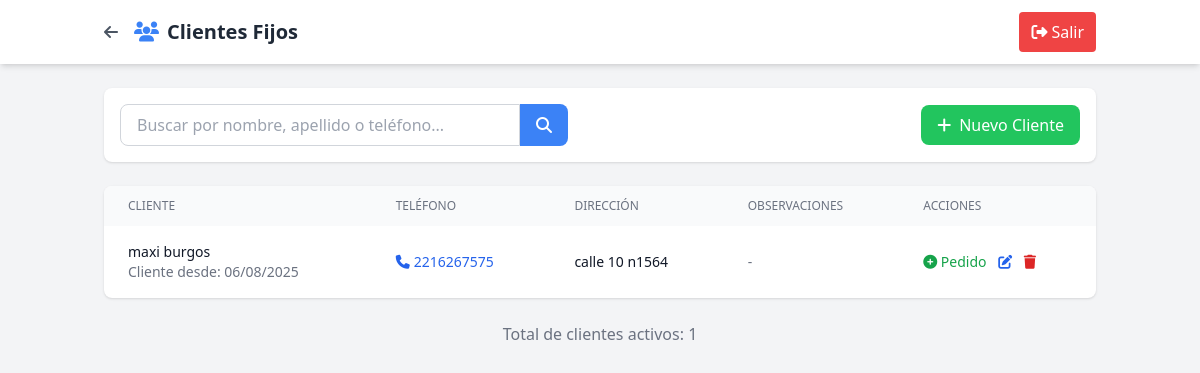
Page /admin/modules/clientes/lista_clientes.php (signed in) on the earlier database version.
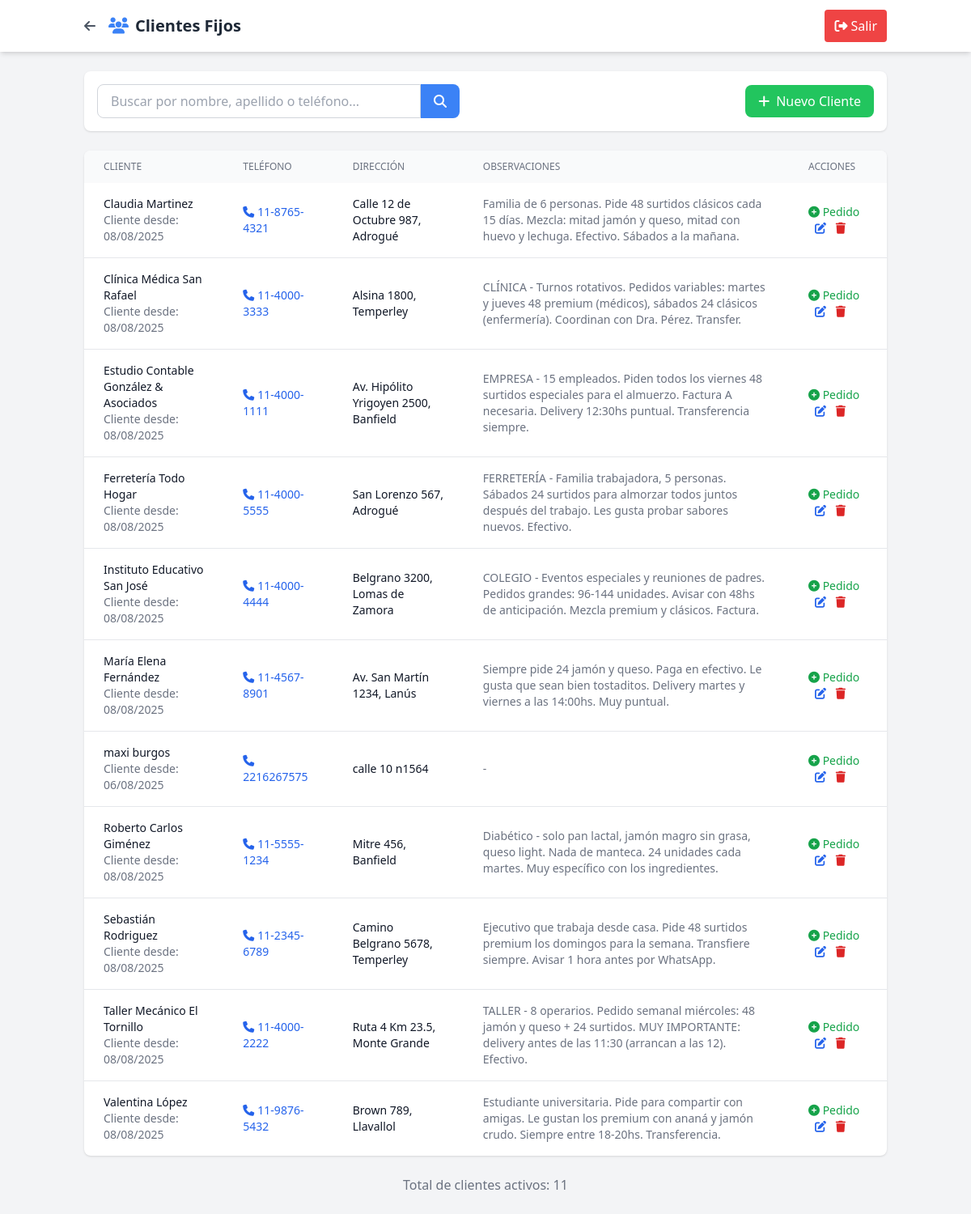
Same page on the later database version.
### tables this page shows
CREATE TABLE `clientes_fijos` (
  `id` int(11) NOT NULL,
  `nombre` varchar(100) NOT NULL,
  `apellido` varchar(100) NOT NULL,
  `telefono` varchar(20) NOT NULL,
  `direccion` text DEFAULT NULL,
  `producto_habitual` varchar(100) DEFAULT NULL,
  `observaciones` text DEFAULT NULL,
  `activo` tinyint(1) DEFAULT 1,
  `created_at` timestamp NULL DEFAULT current_timestamp()
);

### admin/modules/clientes/lista_clientes.php (the view, shortened to what the changed rows need)
<?php
$pdo = getConnection();
$sql = "SELECT * FROM clientes_fijos WHERE activo = 1";
$params = [];
$sql .= " ORDER BY nombre, apellido";
$stmt = $pdo->prepare($sql);
$stmt->execute($params);
$clientes = $stmt->fetchAll();
?>
<!DOCTYPE html>
<html lang="es">
<head>
    <script src="https://cdn.tailwindcss.com"></script>
    <link rel="stylesheet" href="https://cdnjs.cloudflare.com/ajax/libs/font-awesome/6.4.0/css/all.min.css">
</head>
<body class="bg-gray-100">
    <header class="bg-white shadow-md">
        <div class="container mx-auto px-4 py-3 flex justify-between items-center">
            <div class="flex items-center">
                <h1 class="text-xl font-bold text-gray-800">
                    <i class="fas fa-users text-blue-500 mr-2"></i>Clientes Fijos
                </h1>
            </div>
        </div>
    </header>
    <main class="container mx-auto px-4 py-6">
        <div class="bg-white rounded-lg shadow overflow-hidden">
            <?php if (empty($clientes)): ?>
                <div class="p-8 text-center text-gray-500">
                    <i class="fas fa-users text-6xl mb-4"></i>
                    <h3 class="text-xl mb-2">No hay clientes registrados</h3>
                    <p>Agregá tu primer cliente fijo para empezar</p>
                </div>
            <?php else: ?>
                <div class="overflow-x-auto">
                    <table class="min-w-full">
                        <thead class="bg-gray-50">
                            <tr>
                                <th class="px-6 py-3 text-left text-xs font-medium text-gray-500 uppercase">Cliente</th>
                                <th class="px-6 py-3 text-left text-xs font-medium text-gray-500 uppercase">Teléfono</th>
                                <th class="px-6 py-3 text-left text-xs font-medium text-gray-500 uppercase">Dirección</th>
                                <th class="px-6 py-3 text-left text-xs font-medium text-gray-500 uppercase">Observaciones</th>
                                <th class="px-6 py-3 text-left text-xs font-medium text-gray-500 uppercase">Acciones</th>
                            </tr>
                        </thead>
                        <tbody class="divide-y divide-gray-200">
                            <?php foreach ($clientes as $cliente): ?>
                                <tr class="hover:bg-gray-50">
                                    <td class="px-6 py-4">
                                        <div class="text-sm font-medium text-gray-900">
                                            <?= htmlspecialchars($cliente['nombre'] . ' ' . $cliente['apellido']) ?>
                                        </div>
                                        <div class="text-sm text-gray-500">
                                            Cliente desde: <?= date('d/m/Y', strtotime($cliente['created_at'])) ?>
                                        </div>
                                    </td>
                                    <td class="px-6 py-4 text-sm text-gray-900">
                                        <a href="tel:<?= $cliente['telefono'] ?>" class="text-blue-600 hover:text-blue-800">
                                            <i class="fas fa-phone mr-1"></i><?= htmlspecialchars($cliente['telefono']) ?>
                                        </a>
                                    </td>
                                    <td class="px-6 py-4 text-sm text-gray-900">
                                        <?= htmlspecialchars($cliente['direccion'] ?: 'Sin dirección') ?>
                                    </td>
                                    <td class="px-6 py-4 text-sm text-gray-500">
                                        <?= htmlspecialchars($cliente['observaciones'] ?: '-') ?>
                                    </td>
                                    <td class="px-6 py-4 text-sm font-medium space-x-2">
                                        <a href="../pedidos/crear_pedido.php?cliente_id=<?= $cliente['id'] ?>"
                                           class="text-green-600 hover:text-green-900">
                                            <i class="fas fa-plus-circle"></i> Pedido
                                        </a>
                                        <button onclick="editarCliente(<?= $cliente['id'] ?>, '<?= htmlspecialchars($cliente['nombre']) ?>', '<?= htmlspecialchars($cliente['apellido']) ?>', '<?= htmlspecialchars($cliente['telefono']) ?>', '<?= htmlspecialchars($cliente['direccion']) ?>', '<?= htmlspecialchars($cliente['observaciones']) ?>')"
                                                class="text-blue-600 hover:text-blue-900">
                                            <i class="fas fa-edit"></i>
                                        </button>
                                        <button onclick="eliminarCliente(<?= $cliente['id'] ?>, '<?= htmlspecialchars($cliente['nombre'] . ' ' . $cliente['apellido']) ?>')"
                                                class="text-red-600 hover:text-red-900">
                                            <i class="fas fa-trash"></i>
                                        </button>
                                    </td>
                                </tr>
                            <?php endforeach; ?>
                        </tbody>
                    </table>
                </div>
            <?php endif; ?>
        </div>
        <div class="mt-6 text-center text-gray-500">
            <p>Total de clientes activos: <?= count($clientes) ?></p>
        </div>
    </main>
</body>
</html>

Differences in the rows shown:
added clientes_fijos: nombre+apellido "Claudia Martinez", created_at "08/08/2025", telefono "11-8765-4321", direccion "Calle 12 de Octubre 987, Adrogué", observaciones "Familia de 6 personas. Pide 48 surtidos clásicos cada 15 días. Mezcla: mitad jamón y queso, mitad con huevo y lechuga. Efectivo. Sábados a la mañana."
added clientes_fijos: nombre+apellido "Clínica Médica San Rafael", created_at "08/08/2025", telefono "11-4000-3333", direccion "Alsina 1800, Temperley", observaciones "CLÍNICA - Turnos rotativos. Pedidos variables: martes y jueves 48 premium (médicos), sábados 24 clásicos (enfermería). Coordinan con Dra. Pérez. Transfer."
added clientes_fijos: nombre+apellido "Estudio Contable González & Asociados", created_at "08/08/2025", telefono "11-4000-1111", direccion "Av. Hipólito Yrigoyen 2500, Banfield", observaciones "EMPRESA - 15 empleados. Piden todos los viernes 48 surtidos especiales para el almuerzo. Factura A necesaria. Delivery 12:30hs puntual. Transferencia siempre."
added clientes_fijos: nombre+apellido "Ferretería Todo Hogar", created_at "08/08/2025", telefono "11-4000-5555", direccion "San Lorenzo 567, Adrogué", observaciones "FERRETERÍA - Familia trabajadora, 5 personas. Sábados 24 surtidos para almorzar todos juntos después del trabajo. Les gusta probar sabores nuevos. Efectivo."
added clientes_fijos: nombre+apellido "Instituto Educativo San José", created_at "08/08/2025", telefono "11-4000-4444", direccion "Belgrano 3200, Lomas de Zamora", observaciones "COLEGIO - Eventos especiales y reuniones de padres. Pedidos grandes: 96-144 unidades. Avisar con 48hs de anticipación. Mezcla premium y clásicos. Factura."
added clientes_fijos: nombre+apellido "María Elena Fernández", created_at "08/08/2025", telefono "11-4567-8901", direccion "Av. San Martín 1234, Lanús", observaciones "Siempre pide 24 jamón y queso. Paga en efectivo. Le gusta que sean bien tostaditos. Delivery martes y viernes a las 14:00hs. Muy puntual."
added clientes_fijos: nombre+apellido "Roberto Carlos Giménez", created_at "08/08/2025", telefono "11-5555-1234", direccion "Mitre 456, Banfield", observaciones "Diabético - solo pan lactal, jamón magro sin grasa, queso light. Nada de manteca. 24 unidades cada martes. Muy específico con los ingredientes."
added clientes_fijos: nombre+apellido "Sebastián Rodriguez", created_at "08/08/2025", telefono "11-2345-6789", direccion "Camino Belgrano 5678, Temperley", observaciones "Ejecutivo que trabaja desde casa. Pide 48 surtidos premium los domingos para la semana. Transfiere siempre. Avisar 1 hora antes por WhatsApp."
added clientes_fijos: nombre+apellido "Taller Mecánico El Tornillo", created_at "08/08/2025", telefono "11-4000-2222", direccion "Ruta 4 Km 23.5, Monte Grande", observaciones "TALLER - 8 operarios. Pedido semanal miércoles: 48 jamón y queso + 24 surtidos. MUY IMPORTANTE: delivery antes de las 11:30 (arrancan a las 12). Efectivo."
added clientes_fijos: nombre+apellido "Valentina López", created_at "08/08/2025", telefono "11-9876-5432", direccion "Brown 789, Llavallol", observaciones "Estudiante universitaria. Pide para compartir con amigas. Le gustan los premium con ananá y jamón crudo. Siempre entre 18-20hs. Transferencia."
Other differences:
count($clientes): "1" → "11"
